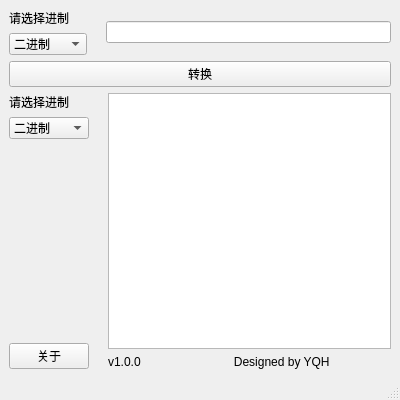
<?xml version="1.0" encoding="UTF-8"?>
<ui version="4.0">
 <class>MainWindow</class>
 <widget class="QMainWindow" name="MainWindow">
  <property name="geometry">
   <rect>
    <x>0</x>
    <y>0</y>
    <width>400</width>
    <height>400</height>
   </rect>
  </property>
  <property name="windowTitle">
   <string>进制转换器</string>
  </property>
  <widget class="QWidget" name="centralwidget">
   <layout class="QGridLayout" name="gridLayout">
    <item row="0" column="0">
     <layout class="QVBoxLayout" name="verticalLayout_3">
      <item>
       <layout class="QHBoxLayout" name="horizontalLayout_6">
        <item>
         <layout class="QVBoxLayout" name="verticalLayout_2">
          <item>
           <widget class="QLabel" name="label_send_bit">
            <property name="text">
             <string>请选择进制</string>
            </property>
           </widget>
          </item>
          <item>
           <widget class="QComboBox" name="send_bit">
            <item>
             <property name="text">
              <string>二进制</string>
             </property>
            </item>
            <item>
             <property name="text">
              <string>八进制</string>
             </property>
            </item>
            <item>
             <property name="text">
              <string>十进制</string>
             </property>
            </item>
            <item>
             <property name="text">
              <string>十六进制</string>
             </property>
            </item>
           </widget>
          </item>
         </layout>
        </item>
        <item>
         <layout class="QHBoxLayout" name="horizontalLayout_3">
          <item>
           <widget class="QLabel" name="label_send_num_bit">
            <property name="text">
             <string/>
            </property>
           </widget>
          </item>
          <item>
           <widget class="QLineEdit" name="send_num"/>
          </item>
         </layout>
        </item>
       </layout>
      </item>
      <item>
       <widget class="QPushButton" name="tran">
        <property name="text">
         <string>转换</string>
        </property>
       </widget>
      </item>
      <item>
       <layout class="QHBoxLayout" name="horizontalLayout_5">
        <item>
         <layout class="QVBoxLayout" name="verticalLayout">
          <item>
           <widget class="QLabel" name="label_tran_bit">
            <property name="text">
             <string>请选择进制</string>
            </property>
           </widget>
          </item>
          <item>
           <widget class="QComboBox" name="tran_bit">
            <item>
             <property name="text">
              <string>二进制</string>
             </property>
            </item>
            <item>
             <property name="text">
              <string>八进制</string>
             </property>
            </item>
            <item>
             <property name="text">
              <string>十进制</string>
             </property>
            </item>
            <item>
             <property name="text">
              <string>十六进制</string>
             </property>
            </item>
           </widget>
          </item>
          <item>
           <spacer name="verticalSpacer">
            <property name="orientation">
             <enum>Qt::Vertical</enum>
            </property>
            <property name="sizeHint" stdset="0">
             <size>
              <width>20</width>
              <height>40</height>
             </size>
            </property>
           </spacer>
          </item>
          <item>
           <widget class="QPushButton" name="about">
            <property name="text">
             <string>关于</string>
            </property>
           </widget>
          </item>
         </layout>
        </item>
        <item>
         <layout class="QHBoxLayout" name="horizontalLayout_4">
          <item>
           <widget class="QLabel" name="label_tran_num_bit">
            <property name="text">
             <string/>
            </property>
           </widget>
          </item>
          <item>
           <layout class="QVBoxLayout" name="verticalLayout_4">
            <item>
             <widget class="QTextBrowser" name="tran_num"/>
            </item>
            <item>
             <widget class="QLabel" name="label">
              <property name="text">
               <string>v1.0.0                            Designed by YQH</string>
              </property>
             </widget>
            </item>
           </layout>
          </item>
         </layout>
        </item>
       </layout>
      </item>
     </layout>
    </item>
   </layout>
  </widget>
  <widget class="QMenuBar" name="menubar">
   <property name="geometry">
    <rect>
     <x>0</x>
     <y>0</y>
     <width>400</width>
     <height>28</height>
    </rect>
   </property>
  </widget>
  <widget class="QStatusBar" name="statusbar"/>
 </widget>
 <resources/>
 <connections/>
</ui>
